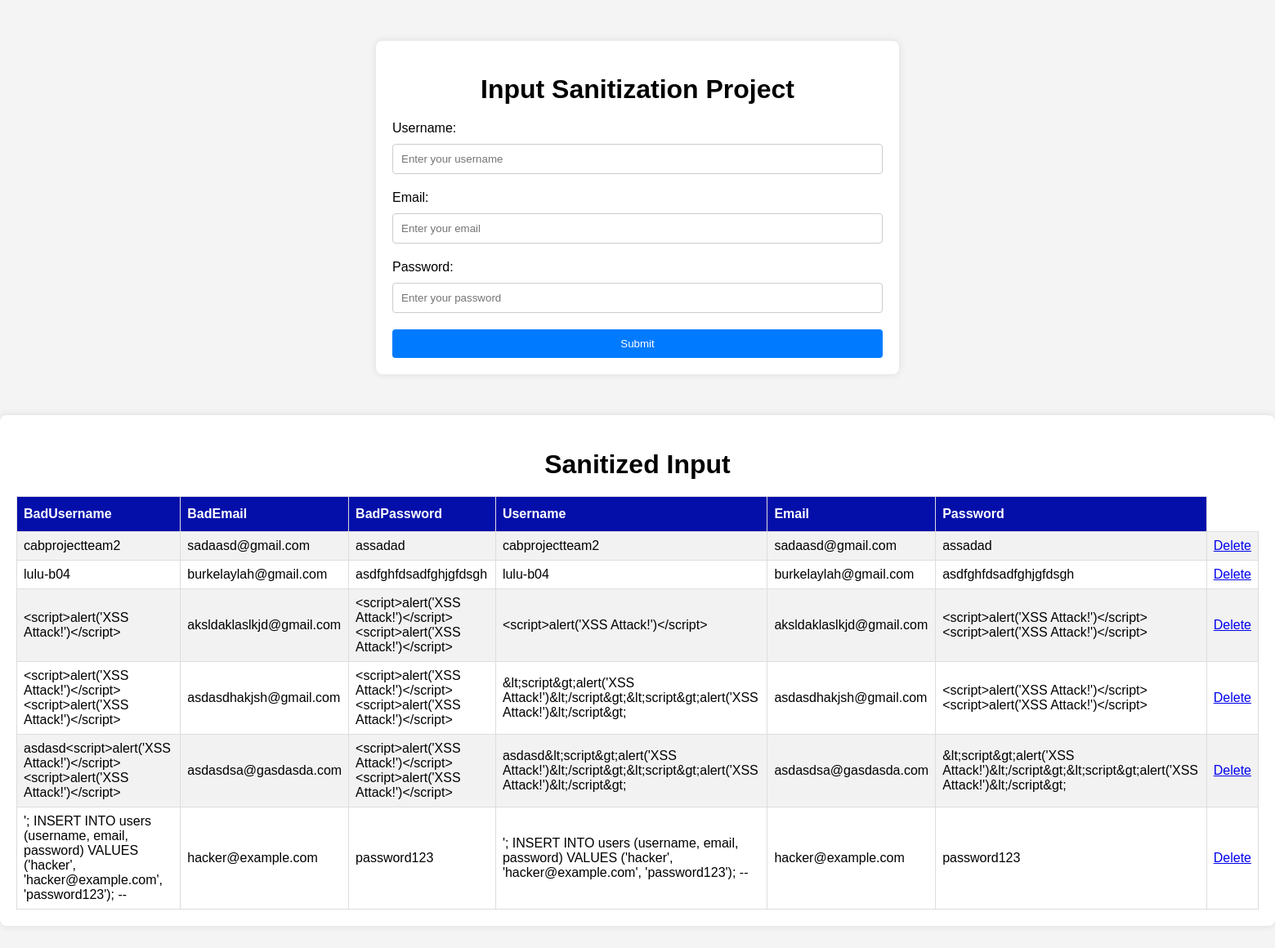
The page / on the database its author committed.
### sanitize.py (models this page shows, shortened)
class Todo(db.Model):
    __tablename__ = 'Todo'
    id = db.Column(db.Integer, primary_key=True)
    user_name = db.Column(db.String(700), nullable=True)
    email = db.Column(db.String(700), nullable=True)
    password = db.Column(db.String(700), nullable=True)
    bad_user_name = db.Column(db.String(700), nullable=True)
    bad_email = db.Column(db.String(700), nullable=True)
    bad_password = db.Column(db.String(700), nullable=True)
    date_created = db.Column(db.DateTime, default=datetime.utcnow)

### sanitize.py (the view)
@app.route('/', methods=['POST', 'GET'])
def index():
    if request.method == 'POST':
        username = request.form['username']
        email = request.form['email']
        password = request.form['password']
        temp_username = request.form['username']
        temp_email = request.form['email']
        temp_password = request.form['password']
        username = bleach.clean(temp_username)
        useremail = bleach.clean(temp_email)
        password = bleach.clean(temp_password)
        new_submission = Todo(user_name=username, email=email, password=password, bad_user_name=temp_username, bad_email=temp_email, bad_password=temp_password )
        db.session.add(new_submission)
        print("new1")
        print("new2")
        db.session.commit()
        print("new3")
        return redirect('/')
    else:
        submissions = Todo.query.all()
        return render_template('index.html', submissions=submissions)

### templates/index.html (shortened to what this page needs)
{% extends 'base.html' %}
{% block content %}
<div class="container">
  <h1>Input Sanitization Project</h1>
  <form id="Userlogin" action="/" method="POST">
    <label for="username">Username:</label>
    <input type="text" id="username" name="username" placeholder="Enter your username" />
    <label for="email">Email:</label>
    <input type="email" id="email" name="email" placeholder="Enter your email" />
    <label for="password">Password:</label>
    <input type="password" id="password" name="password" placeholder="Enter your password" />
    <input type="submit" value="Submit" />
  </form>
</div>
<div class="container">
  <h1>Sanitized Input</h1>
  <table id="user-input">
    <tr>
      <th>BadUsername</th>
      <th>BadEmail</th>
      <th>BadPassword</th>
      <th>Username</th>
      <th>Email</th>
      <th>Password</th>
      {% for submission in submissions %}
      <tr>
        <td>{{ submission.bad_user_name }}</td>
        <td>{{ submission.bad_email }}</td>
        <td>{{ submission.bad_password }}</td>
        <td>{{ submission.user_name }}</td>
        <td>{{ submission.email }}</td>
        <td>{{ submission.password }}</td>
        <td>
          <a href="{{ url_for('delete', id=submission.id) }}">Delete</a>
          <br />
        </td>
      </tr>
      {% endfor %}
  </table>
</div>
{% endblock %}

### templates/base.html (shortened to what this page needs)
<!DOCTYPE html>
<html lang="en">
<head>
<link rel="stylesheet" href="{{ url_for('static', filename='main.css') }}">
</head>
<body>
  {% block content %}{% endblock %}
</body>
</html>

### static/main.css (style rules this page uses)
body { font-family: Arial, sans-serif; margin: 0; padding: 0; background-color: #f4f4f4; }
.container { min-width: fit-content; max-width:600px; margin: 50px auto; padding: 20px; background-color: #fff; border-radius: 8px; box-shadow: 0 0 10px rgba(0, 0, 0, 0.1); }
h1 { text-align: center; margin-bottom: 20px; }
label { display: block; margin-bottom: 10px; }
input[type="text"], input[type="email"], input[type="password"] { width: 100%; padding: 10px; margin-bottom: 20px; border: 1px solid #ccc; border-radius: 4px; box-sizing: border-box; }
input[type="submit"] { width: 100%; padding: 10px; background-color: #007bff; color: #fff; border: none; border-radius: 4px; cursor: pointer; }
#user-input { font-family: Arial, Helvetica, sans-serif; border-collapse: collapse; width: 100%; margin: 0 auto; }
#user-input td, #user-input th { border: 1px solid #ddd; padding: 8px; }
#user-input tr:nth-child(even) { background-color: #f2f2f2; }
#user-input th { padding-top: 12px; padding-bottom: 12px; text-align: left; background-color: #040faa; color: white; }

### rows shown on the page
Todo: bad_user_name "cabprojectteam2", bad_email "sadaasd@gmail.com", bad_password "assadad", user_name "cabprojectteam2", email "sadaasd@gmail.com", password "assadad"
Todo: bad_user_name "lulu-b04", bad_email "burkelaylah@gmail.com", bad_password "asdfghfdsadfghjgfdsgh", user_name "lulu-b04", email "burkelaylah@gmail.com", password "asdfghfdsadfghjgfdsgh"
Todo: bad_user_name "<script>alert('XSS Attack!')</script>", bad_email "aksldaklaslkjd@gmail.com", bad_password "<script>alert('XSS Attack!')</script><script>alert('XSS Attack!')</script>", user_name "<script>alert('XSS Attack!')</script>", email "aksldaklaslkjd@gmail.com", password "<script>alert('XSS Attack!')</script><script>alert('XSS Attack!')</script>"
Todo: bad_user_name "<script>alert('XSS Attack!')</script><script>alert('XSS Attack!')</script>", bad_email "asdasdhakjsh@gmail.com", bad_password "<script>alert('XSS Attack!')</script><script>alert('XSS Attack!')</script>", user_name "&lt;script&gt;alert('XSS Attack!')&lt;/script&gt;&lt;script&gt;alert('XSS Attack!')&lt;/script&gt;", email "asdasdhakjsh@gmail.com", password "<script>alert('XSS Attack!')</script><script>alert('XSS Attack!')</script>"
Todo: bad_user_name "asdasd<script>alert('XSS Attack!')</script><script>alert('XSS Attack!')</script>", bad_email "asdasdsa@gasdasda.com", bad_password "<script>alert('XSS Attack!')</script><script>alert('XSS Attack!')</script>", user_name "asdasd&lt;script&gt;alert('XSS Attack!')&lt;/script&gt;&lt;script&gt;alert('XSS Attack!')&lt;/script&gt;", email "asdasdsa@gasdasda.com", password "&lt;script&gt;alert('XSS Attack!')&lt;/script&gt;&lt;script&gt;alert('XSS Attack!')&lt;/script&gt;"
Todo: bad_user_name "'; INSERT INTO users (username, email, password) VALUES ('hacker', 'hacker@example.com', 'password123'); --", bad_email "hacker@example.com", bad_password "password123", user_name "'; INSERT INTO users (username, email, password) VALUES ('hacker', 'hacker@example.com', 'password123'); --", email "hacker@example.com", password "password123"
